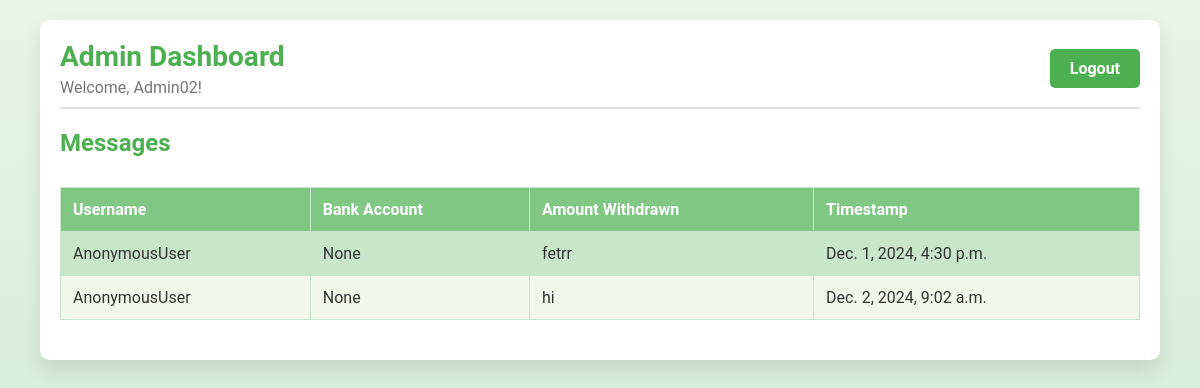
/dashboard/ (signed in), run on an earlier commit of the app's database.
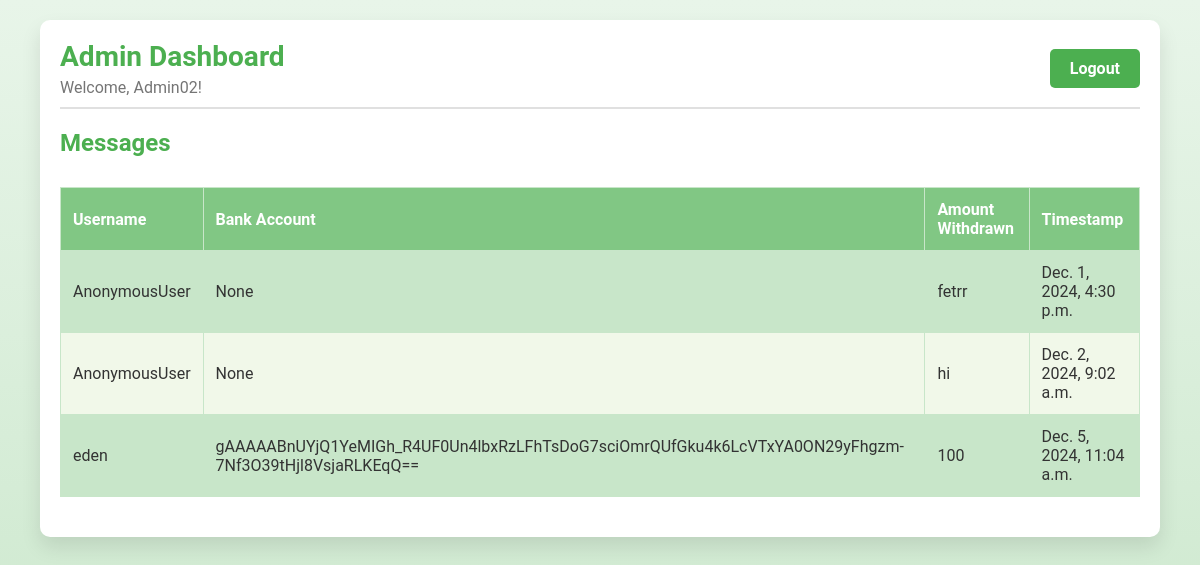
And on a later commit of the database.
### app2/models.py (models this page shows, shortened)
class Message(models.Model):
    sender = models.CharField(max_length=150)  # Store username
    amount = models.TextField()  # Decrypted amount
    bank_account = models.TextField(null=True, blank=True)
    timestamp = models.DateTimeField(auto_now_add=True)

### app2/views.py (the view)
# urls.py: path('dashboard/', views.dashboard, name='dashboard'),
@login_required
def dashboard(request):
    users = User.objects.all()
    messages = Message.objects.all()
    return render(request, 'dashboard.html', {'users': users, 'messages': messages})

### app2/templates/dashboard.html (shortened to what this page needs)
<!DOCTYPE html>
<html>
<head>
</head>
<body>
  <div class="container">
    <div class="header">
      <div class="header-left">
        <h1>Admin Dashboard</h1>
        <p>Welcome, {{ request.user.username }}!</p>
      </div>
      <a href="{% url 'logout' %}">Logout</a>
    </div>
    <h2>Messages</h2>
    <div class="table-container">
      <table>
        <thead>
          <tr>
            <th>Username</th>
            <th>Bank Account</th>
            <th>Amount Withdrawn</th>
            <th>Timestamp</th>
          </tr>
        </thead>
        <tbody>
          {% for message in messages %}
          <tr>
            <td>{{ message.sender }}</td>
            <td>{{ message.bank_account }}</td>
            <td>{{ message.amount }}</td>
            <td>{{ message.timestamp }}</td>
          </tr>
          {% endfor %}
        </tbody>
      </table>
    </div>
  </div>
</body>
</html>

### app2/templates/dashboard.html (style rules this page uses)
body { font-family: 'Roboto', Arial, sans-serif; margin: 0; padding: 0; background: linear-gradient(to bottom, #e8f5e9, #c8e6c9); color: #333333; min-height: 100vh; }
.container { background-color: #ffffff; padding: 20px; border-radius: 10px; box-shadow: 0px 10px 20px rgba(0, 0, 0, 0.1); width: 90%; margin: 20px auto; }
.header { display: flex; justify-content: space-between; align-items: center; margin-bottom: 20px; border-bottom: 2px solid #e0e0e0; padding-bottom: 10px; }
.header-left h1 { margin: 0; font-size: 28px; color: #4CAF50; }
.header-left p { margin: 5px 0 0; font-size: 16px; color: #757575; }
.header a { padding: 10px 20px; background-color: #4CAF50; color: #ffffff; text-decoration: none; border-radius: 5px; font-weight: bold; transition: 0.3s; }
h2 { color: #4CAF50; margin-top: 20px; }
.table-container { width: 100%; overflow-x: auto; margin: 20px 0; }
table { width: 100%; border-collapse: collapse; margin-top: 10px; }
table th, table td { text-align: left; padding: 12px; border: 1px solid #c8e6c9; }
table th { background-color: #81c784; color: #ffffff; }
table tr:nth-child(even) { background-color: #f1f8e9; }
table tr:nth-child(odd) { background-color: #c8e6c9; }

What changed in the data, as far as the page shows it:
added Message: sender "eden", bank_account "gAAAAABnUYjQ1YeMIGh_R4UF0Un4lbxRzLFhTsDoG7sciOmrQUfGku4k6LcVTxYA0ON29yFhgzm-7Nf3O39tHjl8VsjaRLKEqQ==", amount "100", timestamp "Dec. 5, 2024, 11:04 a.m."
